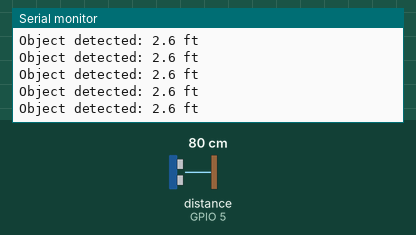
Simulated run of this sketch. Board: ESP32-S3. Shown: the last lines printed to the serial monitor. Wiring (inferred from the names in the program): ultrasonic range finder: trigger GPIO 4; echo GPIO 5. The inputs (shaded band) are chosen by the test bench; at power-on: distance to the obstacle (sensor on GPIO 5) 80 cm. The echo pulse lasts 58.3 µs per cm.

Above: at 1.7 s.
1.8 s: distance to the obstacle (sensor on GPIO 5) set to 2 cm
At 1.87 s:
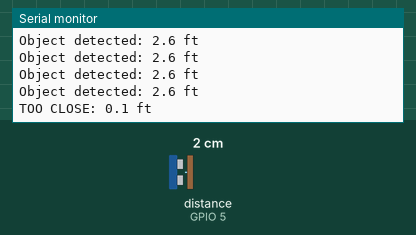
3.7 s: distance to the obstacle (sensor on GPIO 5) set to 250 cm
At 3.91 s:
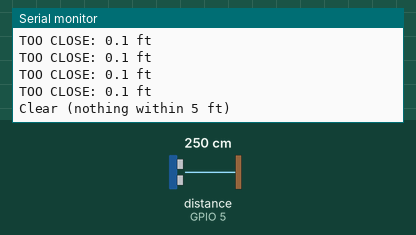

The sketch:

truck_obstacle_sensor.ino
```cpp
// RC Truck Obstacle Detector - ESP32-S3 + HC-SR04
// Trig -> GPIO 4, Echo -> GPIO 5 (through voltage divider), VCC -> 5Vin, GND -> GND
// Built-in RGB LED: GREEN = clear, YELLOW = object 1-5 ft, RED = closer than 1 ft

const int TRIG_PIN = 4;
const int ECHO_PIN = 5;

#ifndef RGB_BUILTIN
#define RGB_BUILTIN 48   // change to 38 if your LED doesn't light
#endif

void setColor(uint8_t r, uint8_t g, uint8_t b) {
  neopixelWrite(RGB_BUILTIN, r, g, b);
}

// Returns distance in feet, or -1 if nothing echoed back
float readDistanceFeet() {
  digitalWrite(TRIG_PIN, LOW);
  delayMicroseconds(2);
  digitalWrite(TRIG_PIN, HIGH);      // "shout" for 10 microseconds
  delayMicroseconds(10);
  digitalWrite(TRIG_PIN, LOW);

  long duration = pulseIn(ECHO_PIN, HIGH, 30000);  // wait up to 30 ms for the echo
  if (duration == 0) return -1;

  float cm = duration * 0.0343 / 2.0;  // speed of sound, there and back
  return cm / 30.48;                   // cm -> feet
}

void setup() {
  Serial.begin(115200);
  pinMode(TRIG_PIN, OUTPUT);
  pinMode(ECHO_PIN, INPUT);
  digitalWrite(TRIG_PIN, LOW);
  setColor(0, 0, 20);  // dim blue = starting up
  delay(500);
}

void loop() {
  float ft = readDistanceFeet();

  if (ft < 0 || ft > 5.0) {
    Serial.println("Clear (nothing within 5 ft)");
    setColor(0, 40, 0);              // green
  } else if (ft >= 1.0) {
    Serial.printf("Object detected: %.1f ft\n", ft);
    setColor(40, 30, 0);             // yellow
  } else {
    Serial.printf("TOO CLOSE: %.1f ft\n", ft);
    setColor(60, 0, 0);              // red
  }

  delay(100);  // sensor needs ~60 ms between pings
}
```

Measured:
- after the input at 1.8 s, the serial monitor: prints a new line after 0.07 s (image 1)
- after the input at 3.7 s, the serial monitor: prints a new line after 0.10 s (image 2)
